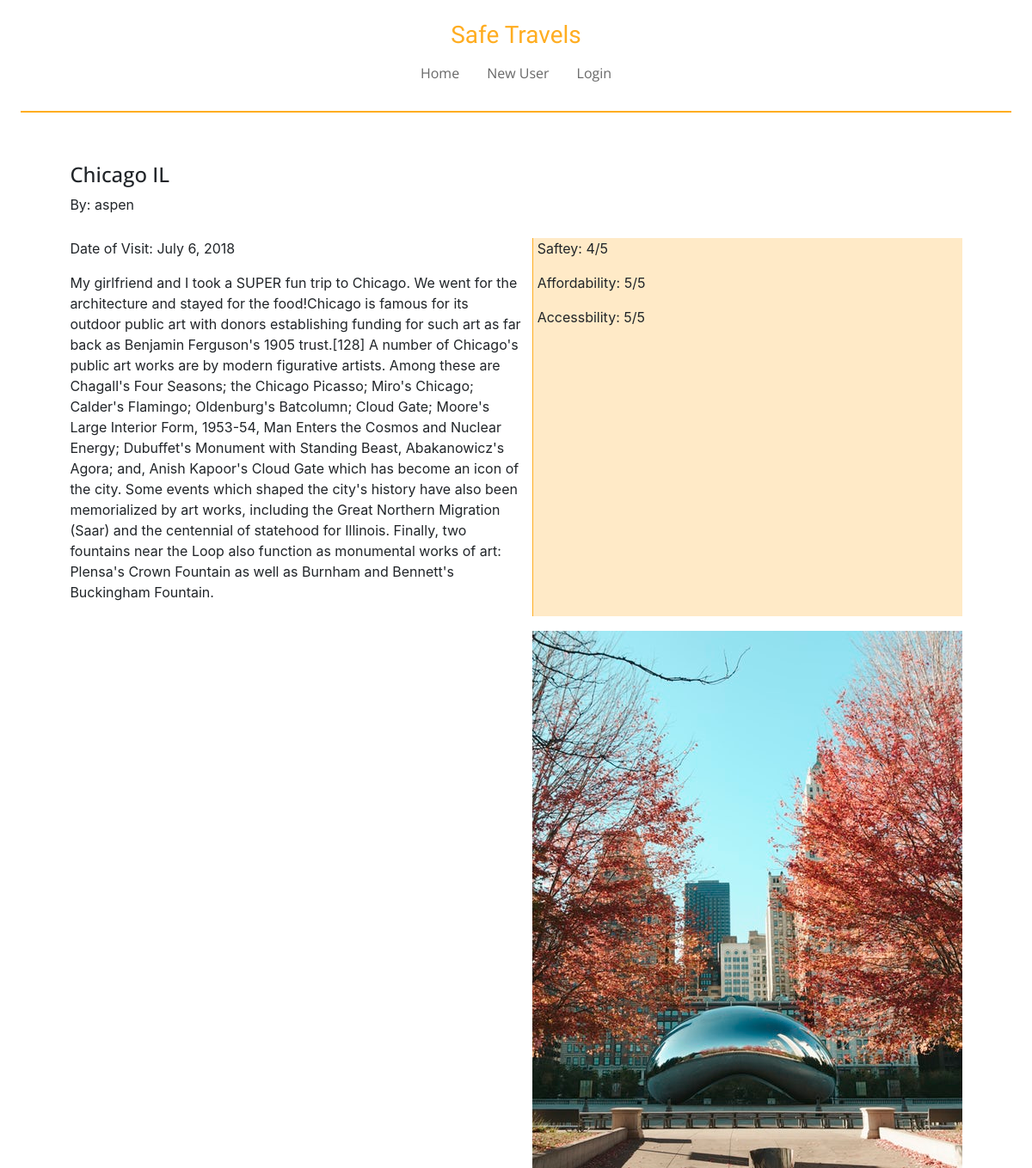
The page /logDetails/17/ on the database its author committed.
### travelApp/models.py (models this page shows, shortened)
class LocationLog(models.Model):
    location = models.CharField(max_length=500, default='')
    location_lat = models.FloatField(default=0)
    location_long = models.FloatField(default=0)
    date_of_visit = models.DateField(default=date.today)
    summary = models.TextField(default='')
    safety = models.PositiveSmallIntegerField(default=1)
    affordability = models.PositiveSmallIntegerField(default=1)
    accessibility = models.PositiveSmallIntegerField(default=1)
    image = models.ImageField(upload_to='images', null=True, blank=True)
    userModel_fk = models.ForeignKey(UserModel, on_delete=models.CASCADE, null=True, blank=True)

class UserModel(models.Model):
    username = models.CharField(max_length=500, default='')
    password = models.CharField(max_length=500, default='')
    email = models.EmailField(default='')
    user_fk = models.ForeignKey(User, on_delete=models.CASCADE, null=True, blank=True)

### travelApp/views.py (the view)
# urls.py: path('logDetails/<int:logID>/', views.logDetails, name='logDetails'),
def logDetails(request, logID):
    log = LocationLog.objects.get(pk=logID)
    context = {
        'log': log,
    }
    return render(request, 'travelApp/logDetails.html', context)

### travelApp/templates/travelApp/logDetails.html (shortened to what this page needs)
{% extends 'travelApp/base.html' %}
{% block content %}
<div class="formatDetails">
    <div class="detailsHeader">
        <h4>{{ log.location }}</h4>
        <p>
            By: {{log.userModel_fk.username}}
        </p>
    </div>
   <div class="detailsDetails">
       <p>
           Date of Visit:
           {{ log.date_of_visit  }}
       </p>
       <p>
           {{ log.summary }}
       </p>
   </div>
    {% if log.image %}
    <div class="detailImage">
        <img src="{{ log.image.url }}" alt="log image">
    </div>
    {% endif %}
    <div class="detailsRatings">
        <p>
            Saftey:
            {{ log.safety }}/5
        </p>
        <p>
            Affordability:
            {{ log.affordability }}/5
        </p>
        <p>
            Accessbility:
            {{ log.accessibility }}/5
        </p>
    </div>
</div>
{% endblock %}

### travelApp/static/travelApp/css/base.css (style rules this page uses)
html, body { height: 100%; margin: 1%; padding-bottom: 1%; }
h2,h4 { font-family: 'Open Sans', sans-serif; }
.formatDetails { display: grid; grid-template-columns: 3fr 1fr; grid-gap: 1%; margin: 5%; }
.detailsHeader { grid-column: 1; grid-row: 1; }
.detailsDetails { grid-column: 1; grid-row: 2; }
.detailsRatings { grid-column: 2; grid-row: 2; border-left: 1px solid rgb(255, 173, 33); background-color: rgba(255, 173, 33, 0.25); padding-left: 1%; }
.detailImage { grid-column: 2; grid-row: 3; margin-top: 1%; }

### rows shown on the page
LocationLog: location "Chicago IL", userModel_fk.username "aspen", date_of_visit "July 6, 2018", summary "My girlfriend and I took a SUPER fun trip to Chicago. We went for the architecture and stayed for the food!Chicago is famous for its outdoor public art with donors establishing funding for such art as far back as Benjamin Ferguson's 1905 trust.[128] A number of Chicago's public art works are by modern figurative artists. Among these are Chagall's Four Seasons; the Chicago Picasso; Miro's Chicago; Calder's Flamingo; Oldenburg's Batcolumn; Cloud Gate; Moore's Large Interior Form, 1953-54, Man Enters the Cosmos and Nuclear Energy; Dubuffet's Monument with Standing Beast, Abakanowicz's Agora; and, Anish Kapoor's Cloud Gate which has become an icon of the city. Some events which shaped the…", image (picture), safety "4", affordability "5", accessibility "5"
